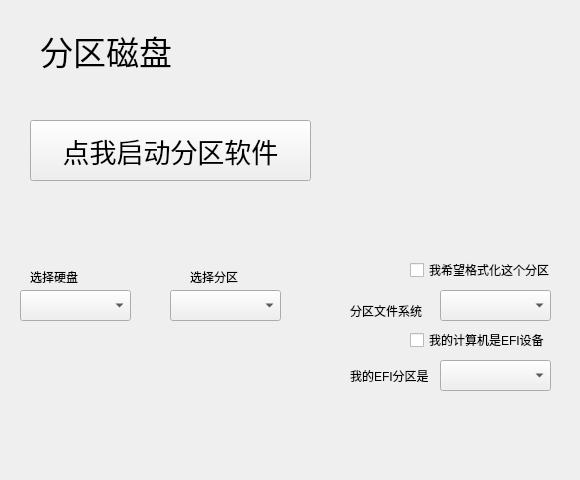
<?xml version="1.0" encoding="UTF-8"?>
<ui version="4.0">
 <class>PartedDiskTab</class>
 <widget class="QWidget" name="PartedDiskTab">
  <property name="geometry">
   <rect>
    <x>0</x>
    <y>0</y>
    <width>580</width>
    <height>480</height>
   </rect>
  </property>
  <property name="font">
   <font>
    <pointsize>9</pointsize>
   </font>
  </property>
  <property name="windowTitle">
   <string>Form</string>
  </property>
  <widget class="QLabel" name="label">
   <property name="geometry">
    <rect>
     <x>40</x>
     <y>30</y>
     <width>160</width>
     <height>40</height>
    </rect>
   </property>
   <property name="font">
    <font>
     <pointsize>25</pointsize>
    </font>
   </property>
   <property name="text">
    <string>分区磁盘</string>
   </property>
  </widget>
  <widget class="QPushButton" name="PartitionDiskButton">
   <property name="geometry">
    <rect>
     <x>30</x>
     <y>120</y>
     <width>281</width>
     <height>61</height>
    </rect>
   </property>
   <property name="font">
    <font>
     <pointsize>20</pointsize>
    </font>
   </property>
   <property name="text">
    <string>点我启动分区软件</string>
   </property>
  </widget>
  <widget class="QComboBox" name="DiskPartitionSelect">
   <property name="geometry">
    <rect>
     <x>170</x>
     <y>290</y>
     <width>111</width>
     <height>31</height>
    </rect>
   </property>
   <property name="font">
    <font>
     <pointsize>11</pointsize>
    </font>
   </property>
  </widget>
  <widget class="QComboBox" name="DiskSelect">
   <property name="geometry">
    <rect>
     <x>20</x>
     <y>290</y>
     <width>111</width>
     <height>31</height>
    </rect>
   </property>
   <property name="font">
    <font>
     <pointsize>11</pointsize>
    </font>
   </property>
  </widget>
  <widget class="QCheckBox" name="FormatCheckBox">
   <property name="geometry">
    <rect>
     <x>410</x>
     <y>260</y>
     <width>151</width>
     <height>20</height>
    </rect>
   </property>
   <property name="font">
    <font>
     <pointsize>9</pointsize>
    </font>
   </property>
   <property name="text">
    <string>我希望格式化这个分区</string>
   </property>
  </widget>
  <widget class="QLabel" name="label_2">
   <property name="geometry">
    <rect>
     <x>30</x>
     <y>270</y>
     <width>57</width>
     <height>14</height>
    </rect>
   </property>
   <property name="font">
    <font>
     <pointsize>9</pointsize>
    </font>
   </property>
   <property name="text">
    <string>选择硬盘</string>
   </property>
  </widget>
  <widget class="QLabel" name="label_3">
   <property name="geometry">
    <rect>
     <x>190</x>
     <y>270</y>
     <width>57</width>
     <height>14</height>
    </rect>
   </property>
   <property name="text">
    <string>选择分区</string>
   </property>
  </widget>
  <widget class="QComboBox" name="FormatPartitionSelect">
   <property name="geometry">
    <rect>
     <x>440</x>
     <y>290</y>
     <width>111</width>
     <height>31</height>
    </rect>
   </property>
  </widget>
  <widget class="QCheckBox" name="MyDeviceIsEFICheckBox">
   <property name="geometry">
    <rect>
     <x>410</x>
     <y>330</y>
     <width>141</width>
     <height>20</height>
    </rect>
   </property>
   <property name="text">
    <string>我的计算机是EFI设备</string>
   </property>
  </widget>
  <widget class="QComboBox" name="MyDeviceIsEFIComboBox">
   <property name="geometry">
    <rect>
     <x>440</x>
     <y>360</y>
     <width>111</width>
     <height>31</height>
    </rect>
   </property>
  </widget>
  <widget class="QLabel" name="MyDeviceIsEFILabel">
   <property name="geometry">
    <rect>
     <x>350</x>
     <y>360</y>
     <width>81</width>
     <height>31</height>
    </rect>
   </property>
   <property name="text">
    <string>我的EFI分区是</string>
   </property>
  </widget>
  <widget class="QLabel" name="FileSystemTypeLabel">
   <property name="geometry">
    <rect>
     <x>350</x>
     <y>300</y>
     <width>81</width>
     <height>21</height>
    </rect>
   </property>
   <property name="text">
    <string>分区文件系统</string>
   </property>
  </widget>
 </widget>
 <resources/>
 <connections/>
</ui>
